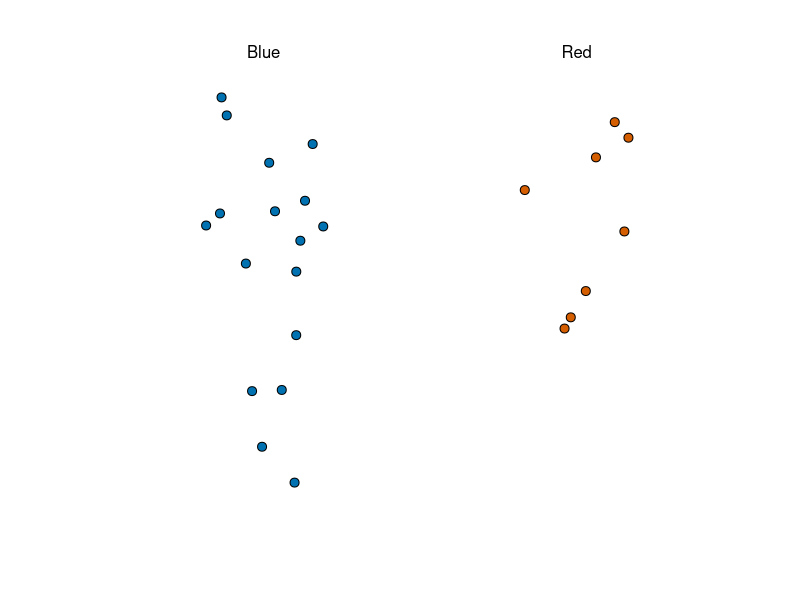
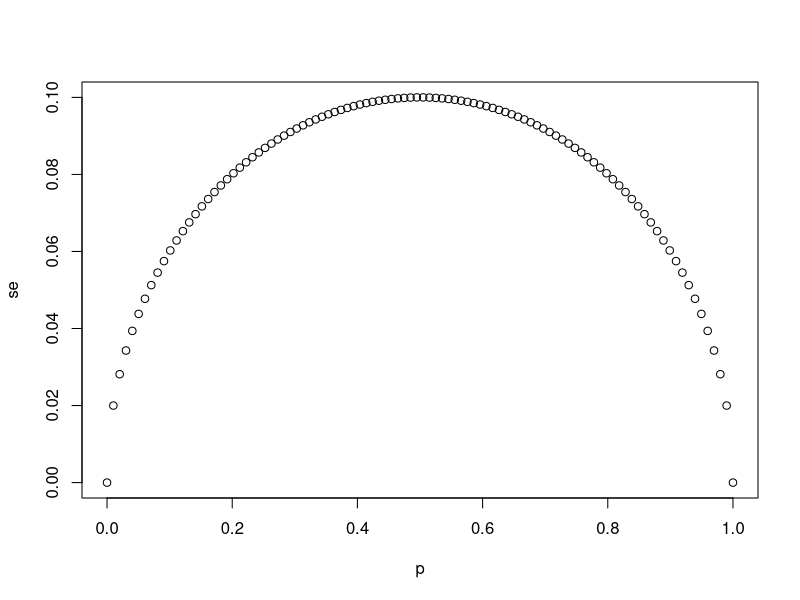
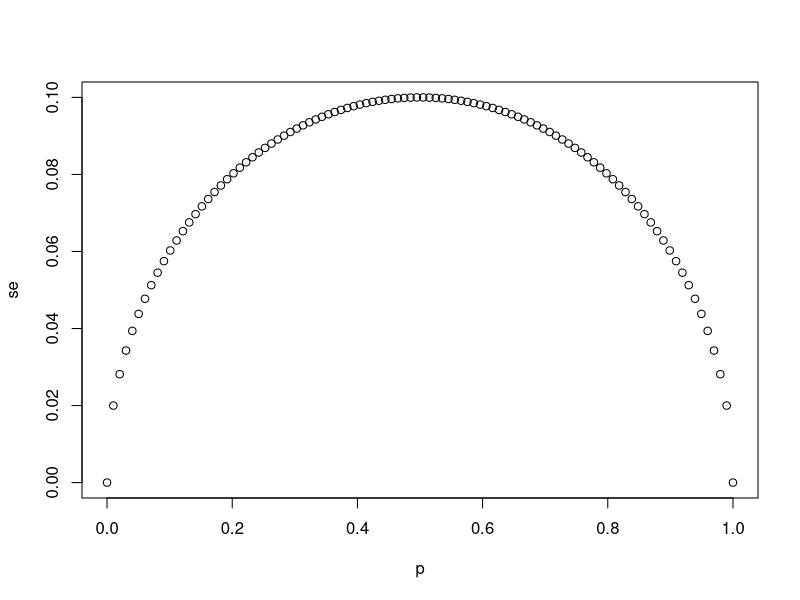
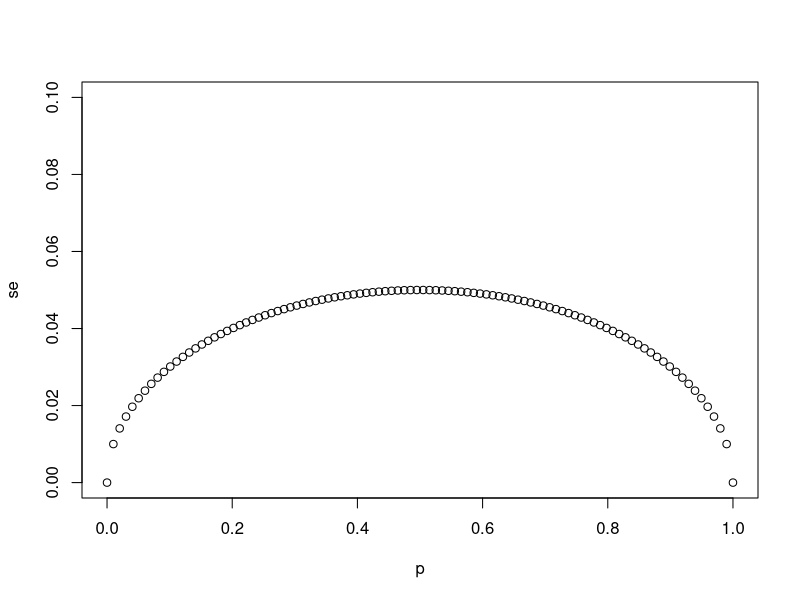
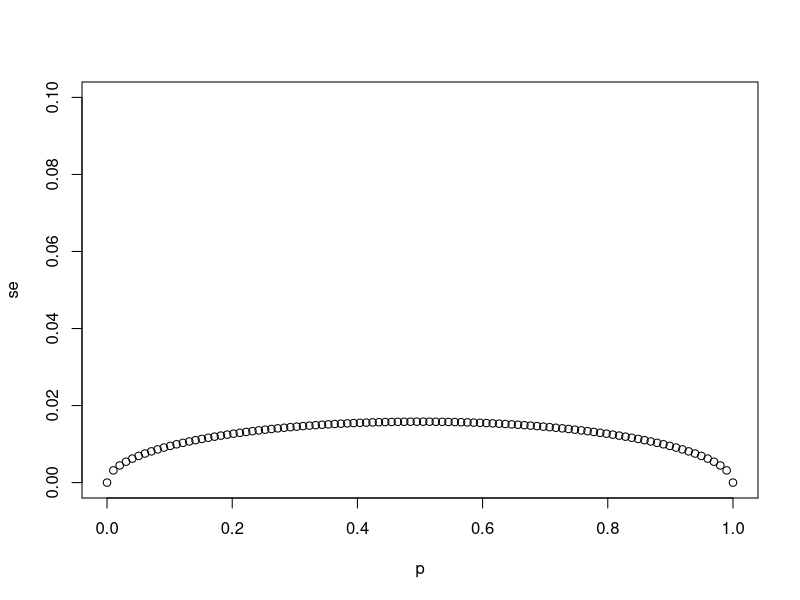
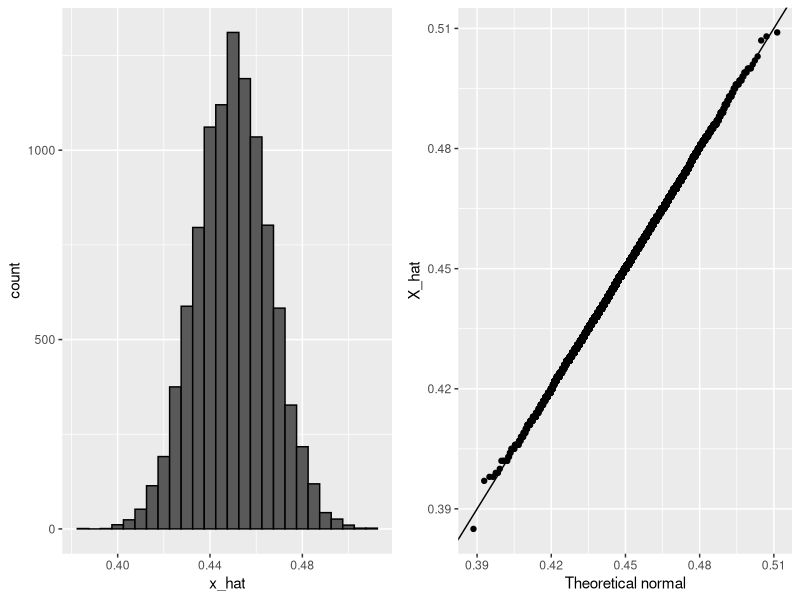
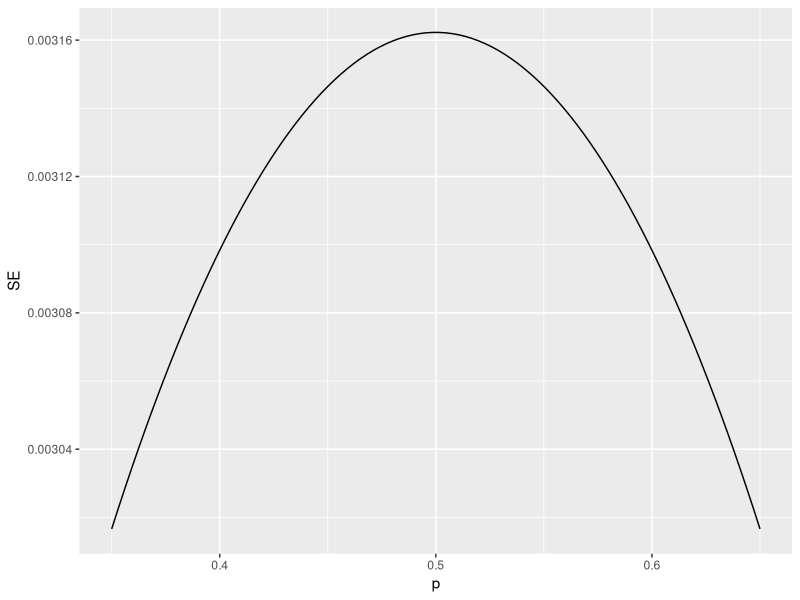
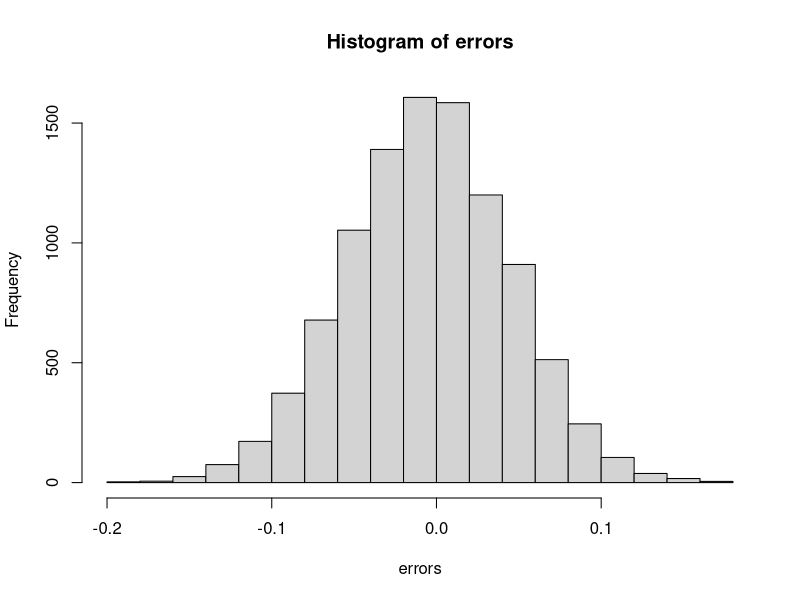

These charts were generated, in order, by the following R code:
## ---- chunk 1
knitr::opts_chunk$set(echo = TRUE)
## ---- chunk 2
if(!require(tidyverse)) install.packages("tidyverse")
if(!require(dslabs)) install.packages("dslabs")

library(tidyverse)
library(dslabs)
take_poll(25)    # draw 25 beads
## ---- chunk 3
# `N` represents the number of people polled
N <- 25

# Create a variable `p` that contains 100 proportions ranging from 0 to 1 using the `seq` function
p <- seq(0, 1, length.out = 100)

# Create a variable `se` that contains the standard error of each sample average
se <- sqrt(p * (1 - p)/N)

# Plot `p` on the x-axis and `se` on the y-axis
plot(p,se)
## ---- chunk 4
# The vector `p` contains 100 proportions of Democrats ranging from 0 to 1 using the `seq` function
p <- seq(0, 1, length = 100)

# The vector `sample_sizes` contains the three sample sizes
sample_sizes <- c(25, 100, 1000)

# Write a for-loop that calculates the standard error `se` for every value of `p` for each of the three samples sizes `N` in the vector `sample_sizes`. Plot the three graphs, using the `ylim` argument to standardize the y-axis across all three plots.
for (N in sample_sizes)
{
se <- sqrt(p * (1 - p)/N)
plot(p,se,ylim = c(0,0.1))
}
## ---- chunk 5
# `N` represents the number of people polled
N <- 25

# `p` represents the proportion of Democratic voters
p <- 0.45

# Calculate the standard error of the spread. Print this value to the console.
2*sqrt((p*(1-p)/N))
## ---- chunk 6
X_hat <- 0.48
se <- sqrt(X_hat*(1-X_hat)/25)
pnorm(0.01/se) - pnorm(-0.01/se)
## ---- chunk 7
p <- 0.45    # unknown p to estimate
N <- 1000

# simulate one poll of size N and determine x_hat
x <- sample(c(0,1), size = N, replace = TRUE, prob = c(1-p, p))
x_hat <- mean(x)

# simulate B polls of size N and determine average x_hat
B <- 10000    # number of replicates
N <- 1000    # sample size per replicate
x_hat <- replicate(B, {
    x <- sample(c(0,1), size = N, replace = TRUE, prob = c(1-p, p))
    mean(x)
})
## ---- chunk 8
if(!require(gridExtra)) install.packages("gridExtra")

library(gridExtra)
p1 <- data.frame(x_hat = x_hat) %>%
    ggplot(aes(x_hat)) +
    geom_histogram(binwidth = 0.005, color = "black")
p2 <- data.frame(x_hat = x_hat) %>%
    ggplot(aes(sample = x_hat)) +
    stat_qq(dparams = list(mean = mean(x_hat), sd = sd(x_hat))) +
    geom_abline() +
    ylab("X_hat") +
    xlab("Theoretical normal")
grid.arrange(p1, p2, nrow=1)
## ---- chunk 9
N <- 100000
p <- seq(0.35, 0.65, length = 100)
SE <- sapply(p, function(x) 2*sqrt(x*(1-x)/N))
data.frame(p = p, SE = SE) %>%
    ggplot(aes(p, SE)) +
    geom_line()
## ---- chunk 10
# Write a function called `take_sample` that takes `p` and `N` as arguements and returns the average value of a randomly sampled population.
take_sample <- function(p, N) {
  x <- sample(c(0,1), size = N, replace = TRUE, prob = c(1-p, p))
  return(mean(x))
}

# Use the `set.seed` function to make sure your answer matches the expected result after random sampling
set.seed(1)

# Define `p` as the proportion of Democrats in the population being polled
p <- 0.45

# Define `N` as the number of people polled
N <- 100

# Call the `take_sample` function to determine the sample average of `N` randomly selected people from a population containing a proportion of Democrats equal to `p`. Print this value to the console.
take_sample(p, N)
## ---- chunk 11
# Define `p` as the proportion of Democrats in the population being polled
p <- 0.45

# Define `N` as the number of people polled
N <- 100

# The variable `B` specifies the number of times we want the sample to be replicated
B <- 10000

# Use the `set.seed` function to make sure your answer matches the expected result after random sampling
set.seed(1)

# Create an objected called `errors` that replicates subtracting the result of the `take_sample` function from `p` for `B` replications
errors <- replicate(B, p - take_sample(p, N))

# Calculate the mean of the errors. Print this value to the console.
mean(errors)
hist(errors)
## ---- chunk 12
# Define `p` as the proportion of Democrats in the population being polled
p <- 0.45

# Define `N` as the number of people polled
N <- 100

# The variable `B` specifies the number of times we want the sample to be replicated
B <- 10000

# Use the `set.seed` function to make sure your answer matches the expected result after random sampling
set.seed(1)

# We generated `errors` by subtracting the estimate from the actual proportion of Democratic voters
errors <- replicate(B, p - take_sample(p, N))

# Calculate the mean of the absolute value of each simulated error. Print this value to the console.
mean(abs(errors))
## ---- chunk 13
# Define `p` as the proportion of Democrats in the population being polled
p <- 0.45

# Define `N` as the number of people polled
N <- 100

# The variable `B` specifies the number of times we want the sample to be replicated
B <- 10000

# Use the `set.seed` function to make sure your answer matches the expected result after random sampling
set.seed(1)

# We generated `errors` by subtracting the estimate from the actual proportion of Democratic voters
errors <- replicate(B, p - take_sample(p, N))

# Calculate the standard deviation of `errors`
sqrt(mean(errors^2))
## ---- chunk 14
# Define `p` as the expected value equal to 0.45
p <- 0.45

# Define `N` as the sample size
N <- 100

# Calculate the standard error
sqrt(p*(1-p)/N)
## ---- chunk 15
# Define `p` as a proportion of Democratic voters to simulate
p <- 0.45

# Define `N` as the sample size
N <- 100

# Use the `set.seed` function to make sure your answer matches the expected result after random sampling
set.seed(1)

# Define `X` as a random sample of `N` voters with a probability of picking a Democrat ('1') equal to `p`
X <- sample(c(0,1), size = N, replace = TRUE, prob = c(1-p, p))

# Define `X_bar` as the average sampled proportion
X_bar <- mean(X)

# Calculate the standard error of the estimate. Print the result to the console.
se <- sqrt((X_bar*(1-X_bar)/N))
se
## ---- chunk 16
N <- seq(100, 5000, len = 100)
p <- 0.5
se <- sqrt(p*(1-p)/N)
plot(se, N)
## ---- chunk 17
# Define `p` as the proportion of Democrats in the population being polled
p <- 0.45

# Define `N` as the number of people polled
N <- 100

# The variable `B` specifies the number of times we want the sample to be replicated
B <- 10000

# Use the `set.seed` function to make sure your answer matches the expected result after random sampling
set.seed(1)

# Generate `errors` by subtracting the estimate from the actual proportion of Democratic voters
errors <- replicate(B, p - take_sample(p, N))

# Generate a qq-plot of `errors` with a qq-line showing a normal distribution
qqnorm(errors)
qqline(errors)
## ---- chunk 18
# Define `p` as the proportion of Democrats in the population being polled
p <- 0.45

# Define `N` as the number of people polled
N <- 100

# Calculate the probability that the estimated proportion of Democrats in the population is greater than 0.5. Print this value to the console.

1-pnorm(0.5, p, sqrt(p*(1-p)/N))
## ---- chunk 19
# Define `N` as the number of people polled
N <-100

# Define `X_hat` as the sample average
X_hat <- 0.51

# Define `se_hat` as the standard error of the sample average
se_hat <- sqrt(X_hat*(1-X_hat)/N)

# Calculate the probability that the error is 0.01 or larger
1-pnorm(0.01,0,se_hat) + pnorm(-0.01,0,se_hat)
## ---- chunk 20
# suggested libraries and options
library(tidyverse)
options(digits = 3)
# load brexit_polls object
library(dslabs)
data(brexit_polls)
## ---- chunk 21
p <- 0.481    # official proportion voting "Remain"
d <- 2*p-1    # official spread
## ---- chunk 22
# The final proportion of voters choosing "Remain" was p=0.481. Consider a poll with a sample of N=1500 voters.
N <- 1500
# What is the expected total number of voters in the sample choosing "Remain"?
nb_remain <- N*p
nb_remain
# What is the standard error of the total number of voters in the sample choosing "Remain"?
se_remain <- sqrt(N*p*(1-p))
se_remain
# What is the expected value of X_bar, the proportion of "Remain" voters?
X_bar <- p
X_bar
# What is the standard error of X_bar, the proportion of "Remain" voters?
se <- sqrt(p*(1-p)/N)
se
# What is the expected value of d, the spread between the proportion of "Remain" voters and "Leave" voters?
d <- 2*p-1
d
# What is the standard error of d, the spread between the proportion of "Remain" voters and "Leave" voters?
2 * se
## ---- chunk 23
head(brexit_polls)
brexit_polls <- brexit_polls %>%
        mutate(x_hat = (spread+1)/2)
# What is the average of the observed spreads (spread)?
mean(brexit_polls$spread)
 
# What is the standard deviation of the observed spreads?
sd(brexit_polls$spread)
# What is the average of x_hat, the estimates of the parameter p?
mean(brexit_polls$x_hat)
 
# What is the standard deviation of x_hat?
sd(brexit_polls$x_hat)
## ---- chunk 24
brexit_polls[1,]
# Use qnorm to compute the 95% confidence interval for X_hat.
# What is the lower bound of the 95% confidence interval?
brexit_polls[1,]$x_hat - qnorm(.975) * sqrt(brexit_polls[1,]$x_hat *(1-brexit_polls[1,]$x_hat)/brexit_polls[1,]$samplesize)
 
# What is the upper bound of the 95% confidence interval?
brexit_polls[1,]$x_hat + qnorm(.975) * sqrt(brexit_polls[1,]$x_hat *(1-brexit_polls[1,]$x_hat)/brexit_polls[1,]$samplesize)
 
# Does the 95% confidence interval predict a winner (does not cover p=0.5)? Does the 95% confidence interval cover the true value of p observed during the referendum?
# A: The interval predicts a winner but does not cover the true value of p
## ---- chunk 25
# suggested libraries and options
library(tidyverse)
options(digits = 3)
# load brexit_polls object and add x_hat column
library(dslabs)
data(brexit_polls)
brexit_polls <- brexit_polls %>%
    mutate(x_hat = (spread + 1)/2)
# final proportion voting "Remain"
p <- 0.481
## ---- chunk 26
d <- -0.038
june_polls <- brexit_polls %>%
  filter(enddate > "2016-06-01")
june_polls <- june_polls %>%
  mutate(se_x_hat = sqrt(x_hat*(1-x_hat)/samplesize),
           se_spread = 2 * se_x_hat,
           lower = spread - qnorm(.975) * se_spread,
           upper = spread + qnorm(.975) * se_spread,
           hit = (lower<=d & upper>=d))
head(june_polls)
# How many polls are in june_polls?
nrow(june_polls)
# What proportion of polls have a confidence interval that covers the value 0?
june_polls %>% summarize(mean(lower<=0 & upper>=0))
# What proportion of polls predict "Remain" (confidence interval entirely above 0)?
june_polls %>% summarize(mean(lower>0))
# What proportion of polls have a confidence interval covering the true value of d?
june_polls %>% summarize(mean(hit))
## ---- chunk 27
june_polls %>%
  group_by(pollster) %>%
  summarize(hit_rate=mean(hit), n()) %>%
  arrange(hit_rate)
## ---- chunk 28
june_polls %>% group_by(poll_type) %>%
  ggplot(aes(poll_type,spread)) +
  geom_boxplot()
## ---- chunk 29
combined_by_type <- june_polls %>%
        group_by(poll_type) %>%
        summarize(N = sum(samplesize),
                  spread = sum(spread*samplesize)/N,
                  p_hat = (spread + 1)/2)
res <- combined_by_type %>%
  mutate(
    se_spread = 2 * sqrt(p_hat * (1-p_hat) / N),
    ci_lower = spread - qnorm(.975) * se_spread,
    ci_upper = spread + qnorm(.975) * se_spread
    )
res
#What is the lower bound of the 95% confidence interval for online voters?
#What is the upper bound of the 95% confidence interval for online voters?
res %>%
  filter(poll_type == 'Online') %>%
  select(ci_lower, ci_upper)
## ---- chunk 30
# suggested libraries and options
library(tidyverse)
options(digits = 3)
# load brexit_polls object and add x_hat column
library(dslabs)
data(brexit_polls)
brexit_polls <- brexit_polls %>%
    mutate(x_hat = (spread + 1)/2)
# final proportion voting "Remain"
p <- 0.481
## ---- chunk 31
d <- -0.038
brexit_hit <- brexit_polls %>%
  mutate(p_hat = (spread + 1)/2,
         se_spread = 2*sqrt(p_hat*(1-p_hat)/samplesize),
         spread_lower = spread - qnorm(.975)*se_spread,
         spread_upper = spread + qnorm(.975)*se_spread,
         hit = spread_lower < d & spread_upper > d) %>%
  select(poll_type, hit)
## ---- chunk 32
head(brexit_hit)
res <- brexit_hit %>% 
  group_by(poll_type) %>%
  summarize(T=sum(hit), F=sum(!hit))
res
two_by_two <- tibble(hit=c(FALSE,TRUE), 
       'Online'=c(res[res$poll_type=='Online',]$F, 
                  res[res$poll_type=='Online',]$T),
       'Telephone'=c(res[res$poll_type!='Online',]$F, 
                  res[res$poll_type!='Online',]$T))
chisq_test <- two_by_two %>%
    select(-hit) %>%
  chisq.test()
chisq_test
# What is the p-value of the chi-squared test comparing the hit rate of online and telephone polls?
# A: 0.001
# Determine which poll type has a higher probability of producing a confidence interval that covers the correct value of the spread. Also determine whether this difference is statistically significant at a p-value cutoff of 0.05. Which of the following is true?
# A: Online polls are more likely to cover the correct value of the spread and this difference is statistically significant.
## ---- chunk 33
two_by_two
# Calculate the odds that an online poll generates a confidence interval that covers the actual value of the spread.
# Calculate the odds that a telephone poll generates a confidence interval that covers the actual value of the spread.
#Calculate the odds ratio to determine how many times larger the odds are for online polls to hit versus telephone polls.
odds_online <- two_by_two$Online[two_by_two$hit==TRUE] / two_by_two$Online[two_by_two$hit==FALSE]
odds_tel <- two_by_two$Telephone[two_by_two$hit==TRUE] / two_by_two$Telephone[two_by_two$hit==FALSE]
odds_online
odds_tel
odds_online / odds_tel
## ---- chunk 34
brexit_polls %>%
  ggplot(aes(enddate, spread, col=poll_type)) +
  geom_point() +
  geom_smooth(method = "loess", span=0.4) +
  geom_hline(aes(yintercept=-.038))
## ---- chunk 35
brexit_long <- brexit_polls %>%
    gather(vote, proportion, "remain":"undecided") %>%
    mutate(vote = factor(vote))
head(brexit_long)
# Make a graph of proportion over time colored by vote. Add a smooth trendline with geom_smooth and method = "loess" with a span of 0.3.
brexit_long %>%
  ggplot(aes(enddate, proportion, col=vote)) +
  geom_point() +
  geom_smooth(method = "loess", span=0.3)
